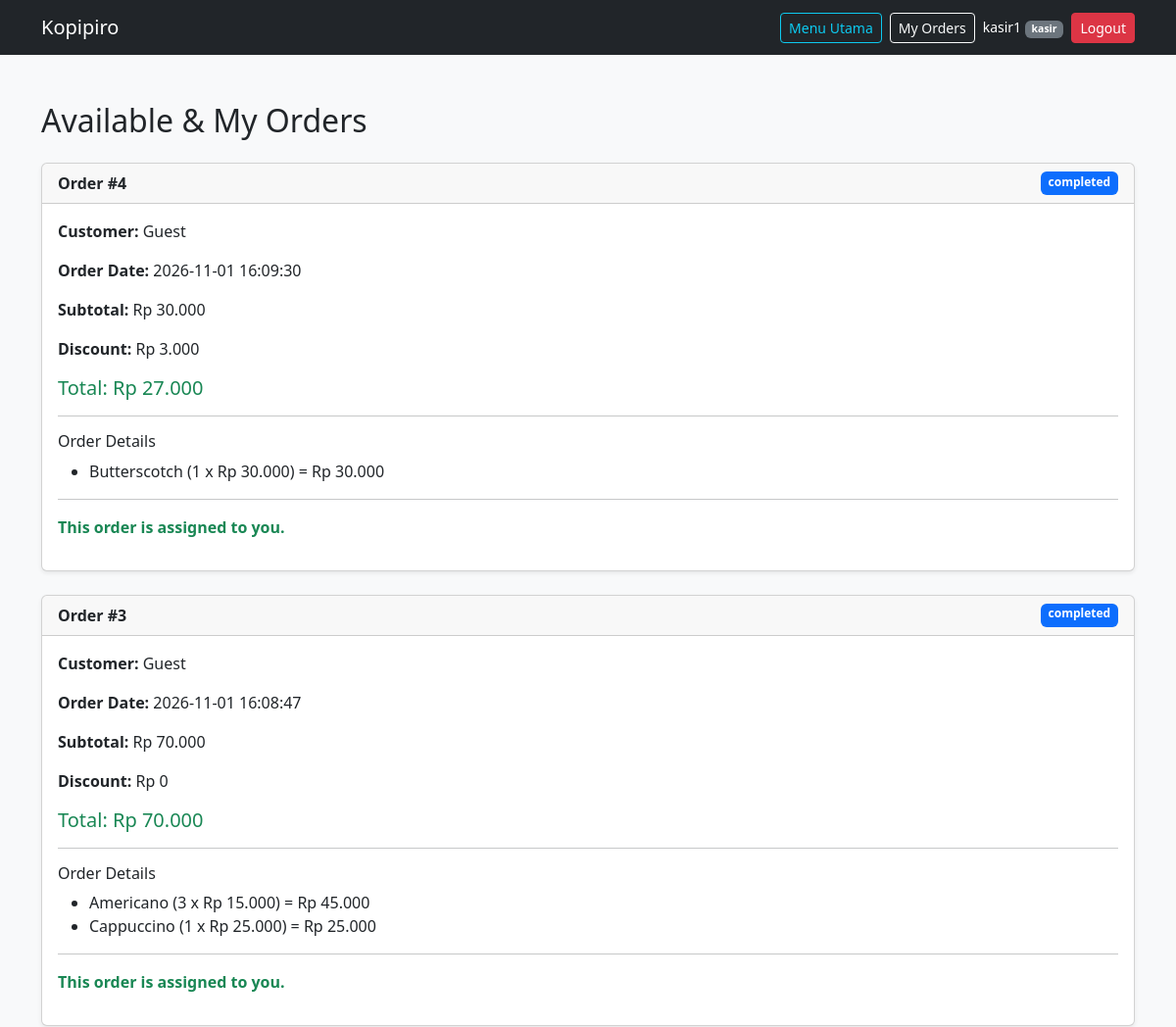
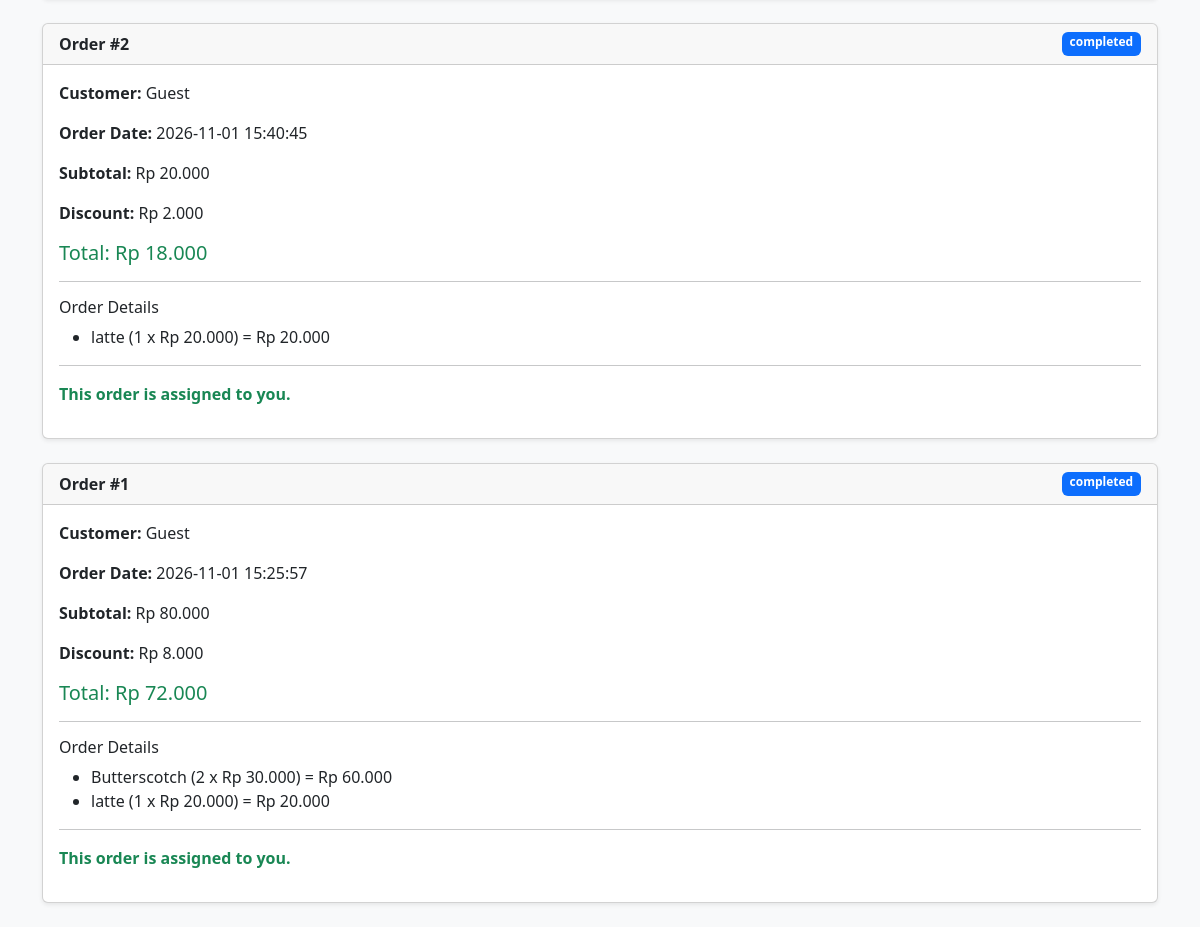
Screenshot of /orders.php (signed in) with the database file from the repository (2 pictures, top to bottom).
### tables this page shows
CREATE TABLE `orders` (
  `id` int(11) NOT NULL,
  `customer_id` int(11) DEFAULT NULL,
  `cashier_id` int(11) DEFAULT NULL,
  `order_date` datetime DEFAULT current_timestamp(),
  `subtotal` decimal(12,2) NOT NULL DEFAULT 0.00,
  `discount` decimal(12,2) NOT NULL DEFAULT 0.00,
  `total` decimal(12,2) NOT NULL DEFAULT 0.00,
  `status` enum('pending','processing','completed','cancelled') DEFAULT 'pending'
);

CREATE TABLE `order_details` (
  `id` int(11) NOT NULL,
  `order_id` int(11) NOT NULL,
  `product_id` int(11) DEFAULT NULL,
  `product_name` varchar(100) NOT NULL,
  `price` decimal(12,2) NOT NULL,
  `quantity` int(11) NOT NULL,
  `subtotal` decimal(12,2) NOT NULL
);

### auth.php (called while the page is built, shortened)
<?php
function is_logged_in() {
    return isset($_SESSION['user_id']);
}
function current_role() {
    return $_SESSION['role'] ?? null;
}
function is_owner() {
    return current_role() === 'owner';
}
function is_cashier() {
    return current_role() === 'kasir';
}
?>

### orders.php (the view, shortened to what this page needs)
<?php
include 'auth.php';
include 'config.php';
if (is_owner()) {
    $query = "
        SELECT orders.*,
               users.username AS customer_name,
               cashier.username AS cashier_name
        FROM orders
        LEFT JOIN users
            ON orders.customer_id = users.id
        LEFT JOIN users AS cashier
            ON orders.cashier_id = cashier.id
        ORDER BY orders.order_date DESC
    ";
    $stmt = mysqli_prepare($conn, $query);
} else {
    $query = "
        SELECT orders.*,
               users.username AS customer_name,
               cashier.username AS cashier_name
        FROM orders
        LEFT JOIN users
            ON orders.customer_id = users.id
        LEFT JOIN users AS cashier
            ON orders.cashier_id = cashier.id
        WHERE orders.cashier_id IS NULL
           OR orders.cashier_id = ?
        ORDER BY orders.order_date DESC
    ";
    $stmt = mysqli_prepare($conn, $query);
    mysqli_stmt_bind_param(
        $stmt,
        "i",
        $_SESSION['user_id']
    );
}
mysqli_stmt_execute($stmt);
$result = mysqli_stmt_get_result($stmt);
$orders = [];
while ($row = mysqli_fetch_assoc($result)) {
    $orders[] = $row;
}
?>
<!DOCTYPE html>
<html lang="id">
<head>
    <link
        href="https://cdn.jsdelivr.net/npm/bootstrap@5.3.0/dist/css/bootstrap.min.css"
        rel="stylesheet">
</head>
<body class="bg-light">
    <?php include 'navbar.php'; ?>
    <div class="container mt-5">
        <h2 class="mb-4">
            <?= is_owner() ? 'All Orders' : 'Available & My Orders' ?>
        </h2>
        <?php if (empty($orders)): ?>
            <div class="alert alert-info">
                No orders found.
            </div>
        <?php else: ?>
            <?php foreach ($orders as $order): ?>
                <?php
                    $isAvailable = $order['cashier_id'] === null;
                    $isMyOrder = (
                        is_cashier() &&
                        (int) $order['cashier_id'] === (int) $_SESSION['user_id']
                    );
                ?>
                <div class="card shadow-sm mb-4">
                    <div class="card-header d-flex justify-content-between">
                        <strong>
                            Order #<?= $order['id'] ?>
                        </strong>
                        <span class="badge bg-primary">
                            <?= htmlspecialchars($order['status']) ?>
                        </span>
                    </div>
                    <div class="card-body">
                        <p>
                            <strong>Customer:</strong>
                            <?= htmlspecialchars($order['customer_name'] ?? 'Guest') ?>
                        </p>
                        <p>
                            <strong>Order Date:</strong>
                            <?= htmlspecialchars($order['order_date']) ?>
                        </p>
                        <p>
                            <strong>Subtotal:</strong>
                            Rp <?= number_format($order['subtotal'], 0, ',', '.') ?>
                        </p>
                        <p>
                            <strong>Discount:</strong>
                            Rp <?= number_format($order['discount'], 0, ',', '.') ?>
                        </p>
                        <h5 class="text-success">
                            Total:
                            Rp <?= number_format($order['total'], 0, ',', '.') ?>
                        </h5>
                        <hr>
                        <h6>Order Details</h6>
                        <?php
                        $detailStmt = mysqli_prepare(
                            $conn,
                            "SELECT product_name, price, quantity, subtotal
                             FROM order_details
                             WHERE order_id = ?"
                        );
                        mysqli_stmt_bind_param(
                            $detailStmt,
                            "i",
                            $order['id']
                        );
                        mysqli_stmt_execute($detailStmt);
                        $details = mysqli_stmt_get_result($detailStmt);
                        ?>
                        <ul>
                            <?php while ($detail = mysqli_fetch_assoc($details)): ?>
                                <li>
                                    <?= htmlspecialchars($detail['product_name']) ?>
                                    (<?= $detail['quantity'] ?> x
                                    Rp <?= number_format($detail['price'], 0, ',', '.') ?>)
                                    =
                                    Rp <?= number_format($detail['subtotal'], 0, ',', '.') ?>
                                </li>
                            <?php endwhile; ?>
                        </ul>
                        <hr>
                        <?php if (is_owner()): ?>
                            <p>
                                <strong>Assigned Cashier:</strong>
                                <?= htmlspecialchars(
                                    $order['cashier_name'] ?? 'Not assigned'
                                ) ?>
                            </p>
                        <?php elseif (is_cashier() && $isMyOrder): ?>
                            <p class="text-success">
                                <strong>
                                    This order is assigned to you.
                                </strong>
                            </p>
                        <?php endif; ?>
                    </div>
                </div>
            <?php endforeach; ?>
        <?php endif; ?>
    </div>
</body>
</html>

### navbar.php (shortened to what this page needs)
<nav class="navbar navbar-dark bg-dark">
    <div class="container">
        <a class="navbar-brand" href="index.php">Kopipiro</a>
        <div class="d-flex align-items-center gap-2 flex-wrap">
            <a href="index.php" class="btn btn-outline-info btn-sm">
                Menu Utama
            </a>
            <?php if (is_owner()): ?>
                <a href="dashboard.php" class="btn btn-outline-light btn-sm">
                    Dashboard
                </a>
                <a href="users.php" class="btn btn-outline-light btn-sm">
                    Users
                </a>
                <a href="products.php" class="btn btn-outline-light btn-sm">
                    Manage Products
                </a>
                <a href="orders.php" class="btn btn-outline-light btn-sm">
                    All Orders
                </a>
            <?php elseif (is_cashier()): ?>
                <a href="orders.php" class="btn btn-outline-light btn-sm">
                    My Orders
                </a>
            <?php endif; ?>
            <?php if (is_logged_in()): ?>
                <span class="text-white small">
                    <?= htmlspecialchars($_SESSION['username']) ?>
                    <span class="badge bg-secondary">
                        <?= htmlspecialchars($_SESSION['role']) ?>
                    </span>
                </span>
                <a href="logout.php" class="btn btn-danger btn-sm">
                    Logout
                </a>
            <?php endif; ?>
        </div>
    </div>
</nav>

### rows the page displays
orders: id "4", status "completed", customer_name "Guest", order_date "2026-11-01 16:09:30", subtotal "30.000", discount "3.000", total "27.000", shows "This order is assigned to you."
order_details: product_name "Butterscotch", quantity "1", price "30.000", subtotal "30.000"
orders: id "3", status "completed", customer_name "Guest", order_date "2026-11-01 16:08:47", subtotal "70.000", discount "0", total "70.000", shows "This order is assigned to you."
order_details: product_name "Americano", quantity "3", price "15.000", subtotal "45.000"
order_details: product_name "Cappuccino", quantity "1", price "25.000", subtotal "25.000"
orders: id "2", status "completed", customer_name "Guest", order_date "2026-11-01 15:40:45", subtotal "20.000", discount "2.000", total "18.000", shows "This order is assigned to you."
order_details: product_name "latte", quantity "1", price "20.000", subtotal "20.000"
orders: id "1", status "completed", customer_name "Guest", order_date "2026-11-01 15:25:57", subtotal "80.000", discount "8.000", total "72.000", shows "This order is assigned to you."
order_details: product_name "Butterscotch", quantity "2", price "30.000", subtotal "60.000"
order_details: product_name "latte", quantity "1", price "20.000", subtotal "20.000"

### other values shown
$_SESSION['username'] "kasir1"
$_SESSION['role'] "kasir"
